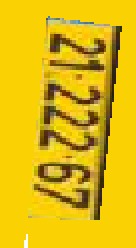
#> input picture Matricules/matricule1.png, 68 x 124 px (shown 2 times larger); its folder holds only this picture in this run
$ python sift.py 1.0 1.0 5
#> lines starting #> are read from the running program, lines starting #| are printed output that depends on the picture
from random import randrange
import matplotlib.pyplot as plt
import numpy as np
import cv2
import sys

def sift(readimage,readimage2,d):
    #creation sift

    sift     = cv2.SIFT_create()
    kp, des = sift.detectAndCompute(readimage, None)
    kp2, des2 = sift.detectAndCompute(readimage2, None)
    #flags pour varier le rayon dec cyrcle depand de l'oriantation et magnitude
    #keypointimage = cv2.drawKeypoints(readimage, kp, None, flags=cv2.DRAW_MATCHES_FLAGS_DRAW_RICH_KEYPOINTS)
    #cv2.imshow('SIFT', keypointimage)

    bf = cv2.BFMatcher()
    matches = bf.knnMatch(des,des2, k=2)

    # Apply ratio test
    good = []
    for m,n in matches:
        if m.distance < d*n.distance: #Distance between descriptors
            good.append([m])

    # cv2.drawMatchesKnn expects list of lists as matches.

    img3 = cv2.drawMatchesKnn(readimage,kp,readimage2,kp2,good,None,flags=2)

    return len(good) , img3


def resize(img,w,h):
  width = w
  height = h
  dim = (width, height)

  # resize image
  resized = cv2.resize(img, dim, interpolation = cv2.INTER_AREA)
  return resized

import glob


seuil = int(sys.argv[3])
pathVehicule = glob.glob("Matricules\\*.png")

allList = []


if float(sys.argv[2]) == 0 :
    for file1 in pathVehicule :
        readimage = cv2.imread(file1,cv2.IMREAD_GRAYSCALE)
        readimage2 = cv2.imread('out.png',cv2.IMREAD_GRAYSCALE)
        good , img3 = sift(readimage,readimage2,float(sys.argv[1]))

        if good > seuil :
          allList.append([good , img3])

if len(allList) >= 1 and float(sys.argv[2]) == 0:
    find = True
    max = 0
    maxId = -1
    for i in range(len(allList)):
        if(allList[i][0] >= max):
            max = allList[i][0]
            maxId = i

    plt.figure(figsize=(5, 5))
    plt.imshow(allList[maxId][1])
    plt.title("keypoints matches")
    plt.show()

else:
    allList = []
    for file1 in pathVehicule :
      readimage = cv2.imread(file1,cv2.IMREAD_GRAYSCALE)
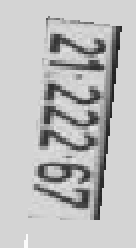
#> readimage: shape (124, 68) (shown 2 times larger); min 28, max 251, mean 188.6
      readimage2 = cv2.imread('out.png',cv2.IMREAD_GRAYSCALE)
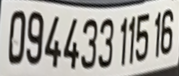
#> input picture out.png, 179 x 76 px, found by its file name
#> readimage2: shape (76, 179); min 1, max 243, mean 166.8
      good , img3 = sift(readimage,resize(readimage2,readimage.shape[1],readimage.shape[0]),float(sys.argv[2]))
#> in resize, `resized = cv2.resize(img, dim, interpolation = cv2.INTER_AREA)`:
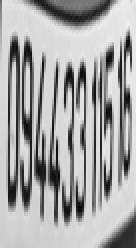
#> resized: shape (124, 68) (shown 2 times larger); min 6, max 240, mean 166.7
#> in sift, `kp, des = sift.detectAndCompute(readimage, None)`: kp = 112 keypoints; strongest (x, y, size): (48, 108, 2.5), (28, 21, 5.3), (57, 40, 2), (54, 66, 1.9)
#> in sift, `kp2, des2 = sift.detectAndCompute(readimage2, None)`: kp2 = 20 keypoints; strongest (x, y, size): (55, 28, 3.3), (63, 82, 3.4), (10, 26, 8.8), (36, 104, 8.8)
#> in sift, `matches = bf.knnMatch(des,des2, k=2)`: matches = 112 matches
#> the loop in sift, `for m,n in matches:` made 112 passes
#> in sift, `img3 = cv2.drawMatchesKnn(readimage,kp,readimage2,kp2,good,None,flags=2)`:
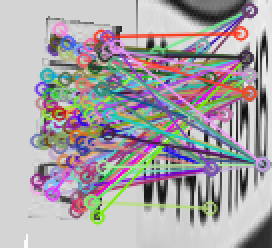
#> img3: shape (124, 136, 3) (shown 2 times larger); mean of channels 0, 1, 2 166.9, 163.1, 168.3; drawn as B, G, R
#> good = 112
      if good > seuil :
        allList.append([good , img3])

    if len(allList) >= 1:
        find = True
        max = 0
        maxId = -1
        for i in range(len(allList)):
            if(allList[i][0] >= max):
                max = allList[i][0]
                maxId = i
#> this loop made 1 pass
#> (max, maxId) on pass 1: (112, 0)
#> after the loop, max = 112; maxId = 0

        plt.figure(figsize=(5, 5))
        plt.imshow(allList[maxId][1])
        plt.title("keypoints matches")
        plt.show()
    else:
        find = False

print(find)
